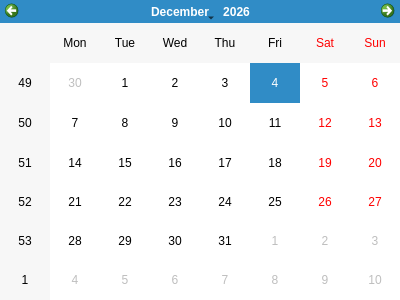
<?xml version="1.0" encoding="UTF-8"?>
<ui version="4.0">
    <author/>
    <comment/>
    <exportmacro/>
    <class>touka::CanlendarWidget</class>
    <widget class="QCalendarWidget" name="touka::CanlendarWidget">
        <property name="geometry">
            <rect>
                <x>0</x>
                <y>0</y>
                <width>400</width>
                <height>300</height>
            </rect>
        </property>
        <property name="windowTitle">
            <string>CanlendarWidget</string>
        </property>
    </widget>
    <pixmapfunction/>
    <connections/>
</ui>
